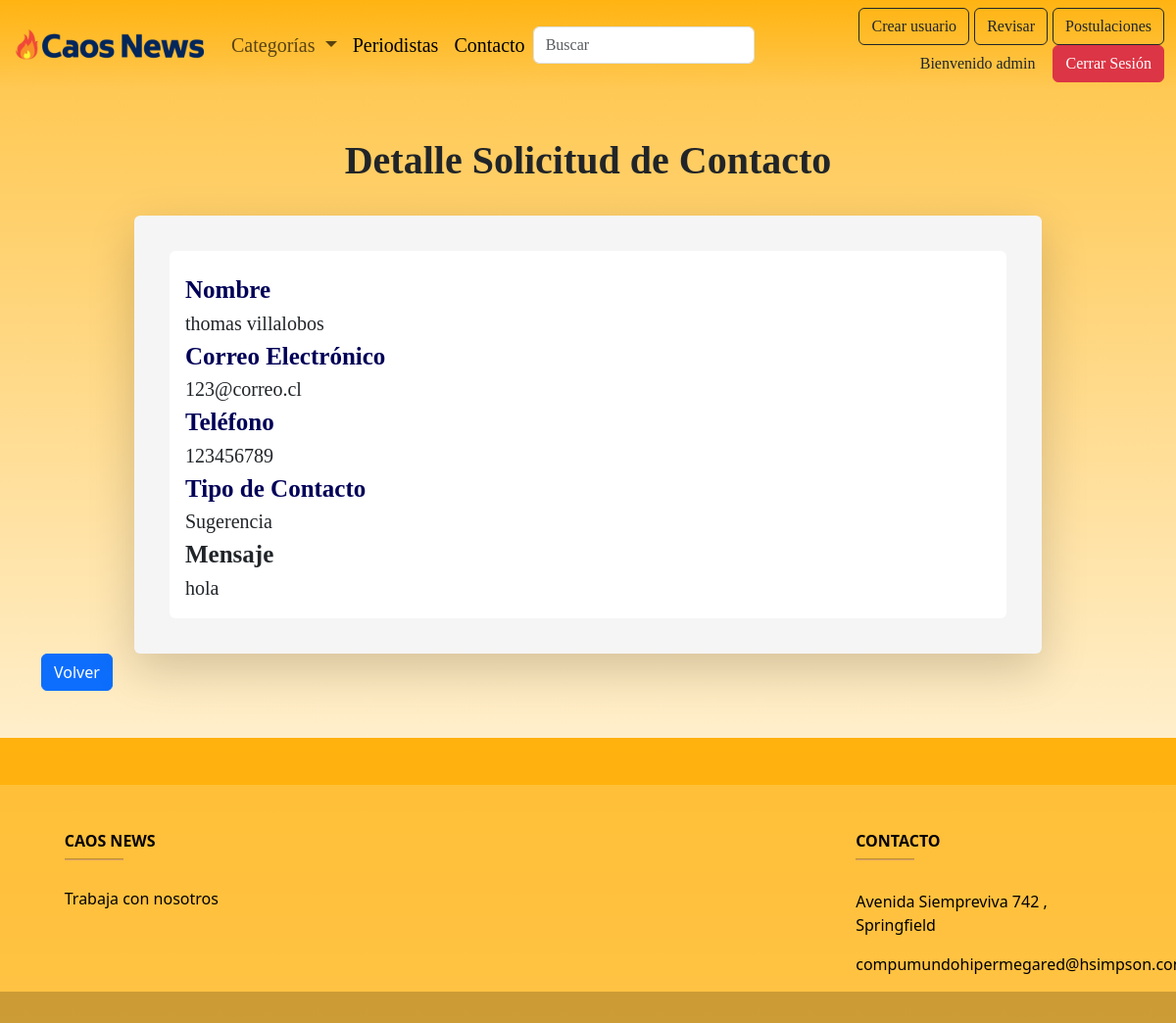
/mantenedor/detalle_solicitudes/1 (signed in), run on the app's committed database.
### appweb/models.py (models this page shows, shortened)
class Contacto(models.Model):
    nombre = models.CharField(max_length=200)
    email = models.CharField(max_length=200)
    telefono = models.IntegerField()
    tipo_contacto = models.IntegerField(choices=tipos_contacto, null=True)
    mensaje = RichTextField(null=True)

### appweb/views.py (the view)
# urls.py: path('mantenedor/detalle_solicitudes/<pk>', detalle_solicitudes , name="detalle_solicitudes"),
@login_required(login_url="/accounts/login")
@permission_required(['appweb.delete_noticia'], login_url="/accounts/login")
def detalle_solicitudes(request, pk):
    solicitud = get_object_or_404(Contacto, pk=pk)
    det_solicitud = Contacto.objects.filter(pk=pk)
    data = {
        "post": solicitud,
        "detalle_post":  det_solicitud
    }
    return render(request,"mantenedor/detalle_solicitud.html", data)

### appweb/templates/mantenedor/detalle_solicitud.html (shortened to what this page needs)
{% extends 'base.html' %}
{% load static %}
{% block contenido %}
<body style="background:linear-gradient(to bottom, #ffae00bb,rgba(255, 0, 0, 0)) no-repeat; ">
    <div class="container">
        <div class="row">
            <div class="col-1"></div>
            <div class="col-10">
                <br>
                <br>
                <h2 style="text-align: center; font-family: Calibri; font-size: 40px; font-weight: bold;">Detalle Solicitud de Contacto</h2>
                <br>
                {% for f in detalle_post %}
                <div class="card shadow-lg"
                    style="width: 100%; margin: auto; border: none; background-color: rgb(245, 245, 245)">
                    <div class="card-body" style="margin: 20px;">
                            <div class="col-12">
                                <div class="card mx-auto" style="width: 100%; border: none;">
                                    <div class="card-body " style="margin-top: 5px;">
                                        <div style="font-family: Calibri; font-size: 20px;">
                                            <div style="color: rgb(0, 0, 87); font-weight: bolder; font-size: 25px;">Nombre </div>
                                            <div style="font-size: 20px;">{{f.nombre}}</div>
                                            <div style="color: rgb(0, 0, 87); font-weight: bolder; font-size: 25px;">Correo Electrónico </div>
                                            <div style="font-size: 20px;">{{f.email}}</div>
                                            <div style="color: rgb(0, 0, 87); font-weight: bolder; font-size: 25px;">Teléfono </div>
                                            <div style="font-size: 20px;">{{f.telefono}}</div>
                                            <div style="color: rgb(0, 0, 87); font-weight: bolder; font-size: 25px;">Tipo de Contacto </div>
                                            <div style="font-size: 20px;">
                                                {% if f.tipo_contacto == 0 %}
                                                Sugerencia
                                                {% elif f.estado == 1 %}
                                                Reclamo
                                                {% elif f.estado == 2 %}
                                                Felicitaciones
                                                {% else %}
                                                SIN INFORMACION
                                                {% endif %}
                                            </div>
                                            <div style="font-size: 25px; font-weight: bold;">Mensaje</div>
                                            <div>
                                                {{f.mensaje | safe}}
                                            </div>
                                        </div>
                                        {% endfor %}
                                    </div>
                                </div>
                            </div>
                        </div>
                    </div>
                </div>
                <br>
                <a style="margin: auto; text-decoration: none" href="{% url 'listar_solicitudes'%}">
                    <button type="button" class="btn btn-primary mx-auto">Volver</button>
                </a>
            </div>
        </div>
</body>
{% endblock %}

### appweb/templates/base.html (shortened to what this page needs)
<!DOCTYPE html>
<html lang="en">
<head>
  {% load static %}
  <link rel="stylesheet" href="{% static 'css/style.css' %}">
  <link href="https://cdn.jsdelivr.net/npm/bootstrap@5.3.0/dist/css/bootstrap.min.css" rel="stylesheet"
>
</head>
<body>
  <nav class="navbar navbar-expand-lg bg-body-tertiary;">
    <div class="container-fluid">
      <a class="navbar-brand" href="{% url 'home' %}">
        <img src="{% static './images/caoes news chico.png' %}" style="color: aquamarine;" height="40"
          class="d-inline-block align-center" alt="Logo">
      </a>
      <div class="collapse navbar-collapse" id="navbarSupportedContent">
        <ul class="navbar-nav me-auto mb-2 mb-lg-0">
          <li class="nav-item dropdown">
            <div class="dropdown">
              <button class="nav-link dropdown-toggle" type="button" data-bs-toggle="dropdown" aria-expanded="false">
                Categorías
              </button>
            </div>
          </li>
          <li class="nav-item">
            <a class="nav-link active" aria-current="page" href="{% url 'filtro_autor' %}">Periodistas</a>
          </li>
          <li class="nav-item">
            <a class="nav-link active" aria-current="page" href="{% url 'contacto' %}">Contacto</a>
          </li>
        </ul>
        <form class="col-12 col-lg-auto mb-3 mb-lg-0 me-lg-3" role="search" action="" method="POST">
          <input type="search" name="valor_buscado" class="form-control form-control-dark " placeholder="Buscar"
            aria-label="Search">
        </form>
        <div class="text-end">
          {% if user.is_authenticated and user.is_superuser %}
          <a href="{% url 'registro' %}" class="btn btn-outline-dark">Crear usuario</a>
          <a href="{% url 'listar_noticia_admin' %}" class="btn btn-outline-dark">Revisar</a>
          <a href="{% url 'listar_postulaciones' %}" class="btn btn-outline-dark bg-orangered">Postulaciones</a>
          <label class="btn">Bienvenido {{user.username}}</label>
          <a href="{% url 'logout' %}">
            <button type="button" class="btn btn-danger">Cerrar Sesión</button>
          </a>
          {% else %}
          <a href="{% url 'login' %}" class="btn btn-outline-dark">Login</a>
          {% endif %}
        </div>
      </div>
    </div>
  </nav>
  <main>
    {% block contenido %}
    {% endblock %}
  </main>
</body>
<br>
<br>
<footer class="text-center text-lg-start text-black" style="background-color: #ffae00bb">
  <section class="d-flex justify-content-between p-4" style="background-color: #ffae00bb">
  </section>
  <section class="">
    <div class="container text-center text-md-start mt-5">
      <div class="row mt-3">
        <div class="col-md-3 col-lg-4 col-xl-3 mx-auto mb-4">
          <h6 class="text-uppercase fw-bold">Caos News</h6>
          <hr class="mb-4 mt-0 d-inline-block mx-auto" style="width: 60px; background-color: #7c4dff; height: 2px" />
          <a style="color: black; text-decoration: none;" href="{% url 'formulario_postulacion' %}">
            <h6> Trabaja con nosotros</h6>
          </a>
        </div>
        <div class="col-md-2 col-lg-2 col-xl-2 mx-auto mb-4">
        </div>
        <div class="col-md-3 col-lg-2 col-xl-2 mx-auto mb-4">
        </div>
        <div class="col-md-4 col-lg-3 col-xl-3 mx-auto mb-md-0 mb-4">
          <h6 class="text-uppercase fw-bold">Contacto</h6>
          <hr class="mb-4 mt-0 d-inline-block mx-auto" style="width: 60px; background-color: #7c4dff; height: 2px" />
          <p> Avenida Siempreviva 742 , Springfield</p>
          <p> compumundohipermegared@hsimpson.com</p>
        </div>
      </div>
    </div>
  </section>
  <div class="text-center p-3" style="background-color: rgba(0, 0, 0, 0.2)">
  </div>
</footer>
</html>

### appweb/static/css/style.css (style rules this page uses)
nav { background:linear-gradient(to bottom, #ffae00bb,rgba(255, 0, 0, 0)); font-family:Cambria, Cochin, Georgia, Times, 'Times New Roman', serif; font-size: 20px; color: red; font-weight:normal; }
a { text-decoration: none; color: black; }
h2 { font-family:'Franklin Gothic Medium', 'Arial Narrow', Arial, sans-serif; font-size: 28px; color:rgb(0, 0, 95); font-weight: bolder; text-align: left; margin-top: 50px; }

### data on the page
Contacto: nombre "thomas villalobos", email "123@correo.cl", telefono "123456789", tipo_contacto "Sugerencia", mensaje "hola"

### other printed values
{{ user.username }} "admin"
